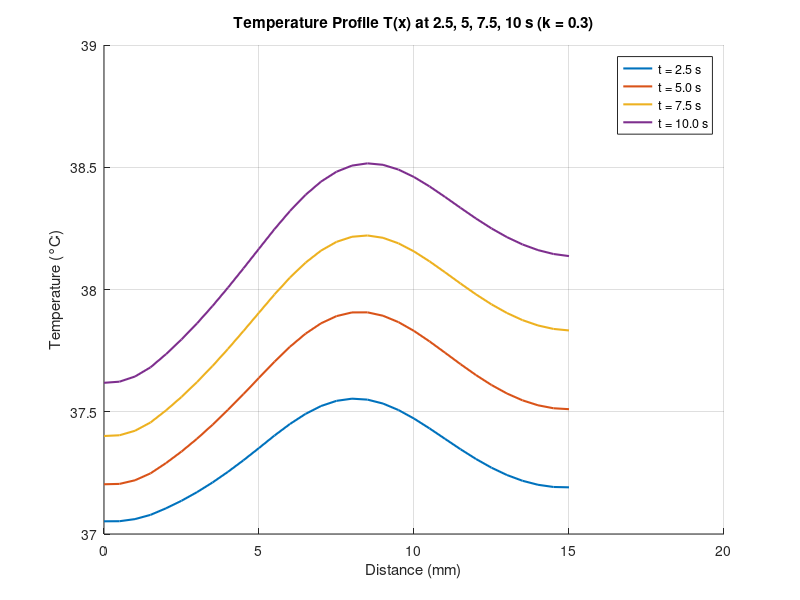
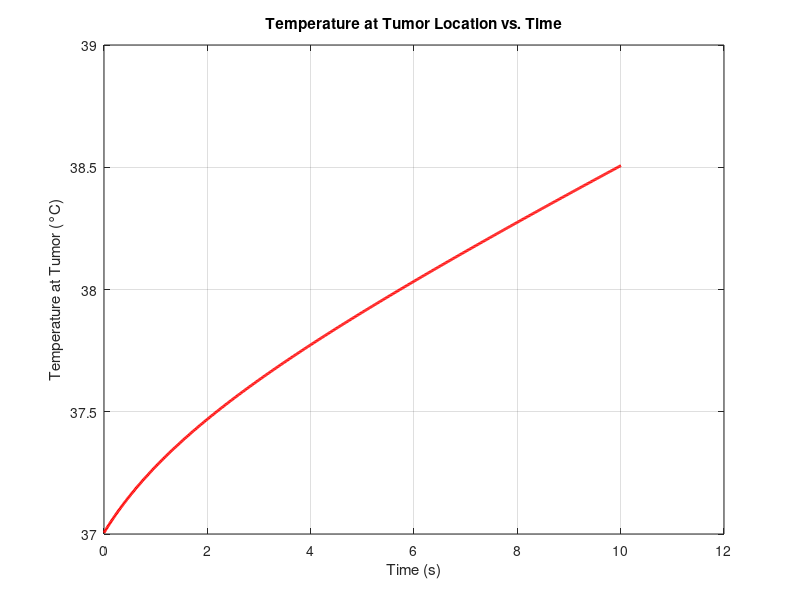

MATLAB code to generate these figures, in order:

%––––––––––––––––––––––––––––––––––––––––––––––––––––––––––––––––––––––––––––
% 1D hyperbolic bioheat w/ Gaussian tumor source, 3 skin layers, finer mesh
% and reduced dt for stability; snapshots at 2.5, 5, 7.5, 10 s in one plot.
%––––––––––––––––––––––––––––––––––––––––––––––––––––––––––––––––––––––––––––

clear; clc;

%% 1) DISCRETIZE TIME & SPATIAL DOMAINS
% Skin Layer thickness
L_epi = 0.0015;   % Epidermis (1.5 mm)
L_derm = 0.0035;  % Dermis (3.5 mm)
L_subq = 0.01;    % Subcutaneous (10 mm)
Lx = L_epi + L_derm + L_subq; % Domain Length

x_ast  = 0.008;   % [m]   Tumor center (midpoint of 0.05 m)

dx     = 0.0005;  % [m]   Spatial step → now 21 nodes from 0 to 0.05
dt     = 0.015;    % [s]   Time step (smaller for stability)
max_time = 10;   % plot up to 10s
time_steps = round(max_time/dt) + 1; % ensures we reach exactly 10 s: (n−1)*dt = 10
time = 0:dt:max_time+dt;

x  = 0:dx:Lx;          % x = [0, 0.0025, 0.005, …, 0.05]
nx = numel(x);

% Define Layers
layer = zeros(1, nx);
layer(x <= L_epi) = 1;                                  % Epidermis
layer(x > L_epi & x <= L_epi + L_derm) = 2;             % Dermis
layer(x > L_epi + L_derm) = 3;                          % Subcutaneous

% Find index of tumor center (closest grid point to x_ast)
[~, iTumor] = min(abs(x - x_ast));

%% 2) CONSTANTS AND PARAMETERS
% ------------ Physical Parameters ------------
% Skin Layer params
rho    = [1150 1116 900];   % [kg/m^3]  Tissue density (layers)
c      = [3590 3300 2500];  % [J/(kg·°C)]  Tissue specific heat
k      = [0.2 0.45 0.3];    % [W/(m·°C)]  Thermal conductivity
k_star = [0.1 0.1 0.1];     % [W/(m·°C·s)]  Hyperbolic‐term coefficient

% Blood params
h      = 4.5;     % [W/(m^2·°C)]    Convective coefficient at boundaries
wb     = 0.0098;  % [1/s]           Blood perfusion
rho_b  = 1056;    % [kg/m^3]        Blood density
cb     = 4000;    % [J/(kg·°C)]     Blood specific heat

Qm0    = 50.65;   % [W/m^3]         Metabolic heat (uniform)
Tb     = 37;      % [°C]            Arterial blood temperature
Tl     = [37 37 37];      % [°C]    Ambient/tissue reference
T0     = 37;      % [°C]            Initial tissue temperature

% ------------ Gaussian‐source parameters ------------
% Q_r(i) = rho * S * P * exp( -a0*( x(i) - x_ast )^2 )
S      = 1;       % “per‐kg” scaling factor
P      = 30;      % “power” factor (tune as needed)
a0     = 1e5;     % [1/m^2]        Gaussian width control

% ------------ Water vaporization and diffusion ------------
Da = 2.5e-5;    % m^2/s (air)
Mw = 0.018;     % kg/mol
Ra = 8.314;     % J/mol·K
Tw = 306;       % K (~33°C)
Pw = 5600;      % Pa (sat. vapor pressure at 33°C)
RH = 0.5;       % Relative humidity (fraction)
delta = 1e-4;   % m
c_air = 1005;   % J/kg·K
Df = [2e-9 2e-9 2e-9];  % m^2/s
cw = 4180;      % J/kg°C
rho_s = 1100;   % kg/m^3
rho_c = 1000;   % kg/m^3
nabla_r2 = (Lx/3)^2;

% ---------- Hyperbolic relaxation times ---------------
tau_q = 28;   % [s]
tau_T = 3;   % [s]
tau_v = 1;   % [s]

%% 3) INITIALIZE STORAGE FOR “SNAPSHOTS”
% Snapshot times (in seconds) and their corresponding loop‐indices
snapshot_times = [2.5, 5.0, 7.5, 10.0];
snap_idx = round(snapshot_times/dt) + 1;
% e.g., 2.5/0.01 = 250 → +1 = 251 ⇒ t = (251−1)*0.01 = 2.50 s

T_snapshots = zeros(nx, numel(snapshot_times));  
% Each column j holds T(x) at t = snapshot_times(j)

% Tumor temp array
T_tumor = zeros(1, time_steps);

% --------- Initialize temperature fields at t=0 -------------
T     = ones(nx,1) * T0;  
T_new = T;   
dTdt   = zeros(nx,1);
d2Tdt2 = zeros(nx,1);

%% 4) TIME‐MARCHING LOOP
for n = 1:time_steps

    % (a) Update interior nodes i=2:(nx−1)
    for i = 2:(nx-1)
        L = layer(i);

        % (b) Calculate Heat Source values for given spatial step
        % Metabolic Heat Source:
        Qm = Qm0 * (1 + (Tl(L) - T0)/10);         % [W/m^3] metabolic

        % Water diffusion:
        Qd = (Df(L) * cw * (rho_s - rho_c) / nabla_r2) * (T(i) - Tl(L));
        
        % Blood Perfusion (dermis, subq):
        if L > 1
            Qb = wb * rho_b * cb * (Tb - Tl(L));      % [W/m^3] perfusion (constant)
        else
            Qb = 0;
        end

        % Water vaporization (epidermis only)
        if L == 1
            Delta_m = (Da*Mw/(Ra*Tw)) * (Pw/Tw) * RH/(delta*c_air);
            Delta_Hvap = 2400e3; % J/kg
            Qv = Delta_m * Delta_Hvap / (delta * c_air);
        else 
            Qv = 0;
        end

        % Gaussian tumor heat source at node i:
        Qr = rho(L) * S * P * exp( -a0 * (x(i) - x_ast)^2 );  

        % Add up all heat sources to consolidate
        Q_tot = Qm + Qd + Qb + Qv + Qr;

        % 2nd‐spatial derivative (finite difference)
        d2Tdx2 = (T(i+1) - 2*T(i) + T(i-1)) / dx^2;

        % Hyperbolic bioheat terms:
        dTdt(i)   = (k(L)*d2Tdx2 + Q_tot) / (rho(L) * c(L));
        d2Tdt2(i) = (k_star(L)*d2Tdx2) / (rho(L) * c(L));

        % Update temperature at node i (eq. 7):
        T_new(i) = T(i) + dt * ( ...
           dTdt(i) + tau_q*dTdt(i) ...
         - tau_T*d2Tdt2(i) ...
         + (k(L) + k_star(L)*tau_v)*dTdt(i) );
    end

    % (c) Convective (Robin) BC at left boundary (i = 1):
    T_new(1) = (h*dx*Tl(1) + k(L) * T_new(2)) / (h*dx + k(L));

    % (d) Convective (Robin) BC at right boundary (i = nx):
    T_new(nx) = (h*dx*Tl(end) + k(L) * T_new(nx-1)) / (h*dx + k(L));

    % (e) Advance to next timestep
    T = T_new;

    % (f) If current “t” matches any snapshot index, store T(x)
    idx_this = find(snap_idx == n);
    if ~isempty(idx_this)
        T_snapshots(:, idx_this) = T;
    end

    % (g) Store T at tumor location
    T_tumor(n) = T_new(iTumor);
end

%% 5) PLOT ALL FOUR PROFILES IN A SINGLE FIGURE
figure('Position',[200,200,800,500]);
hold on;

colors = lines(numel(snapshot_times));  
for j = 1:numel(snapshot_times)
    plot(x*1000, T_snapshots(:,j), 'Color', colors(j,:), 'LineWidth',1.5, ...
         'DisplayName', sprintf('t = %.1f s', snapshot_times(j)));
end


xlabel('Distance (mm)');
ylabel('Temperature (°C)');
title('Temperature Profile T(x) at 2.5, 5, 7.5, 10 s (k = 0.3)');
legend('Location','best');
grid on;
hold off;


%% 6. PLOT: TUMOR TEMPERATURE VS TIME
figure;
plot(time, T_tumor, 'r', 'LineWidth', 2);
xlabel('Time (s)');
ylabel('Temperature at Tumor (°C)');
title('Temperature at Tumor Location vs. Time');
grid on;
